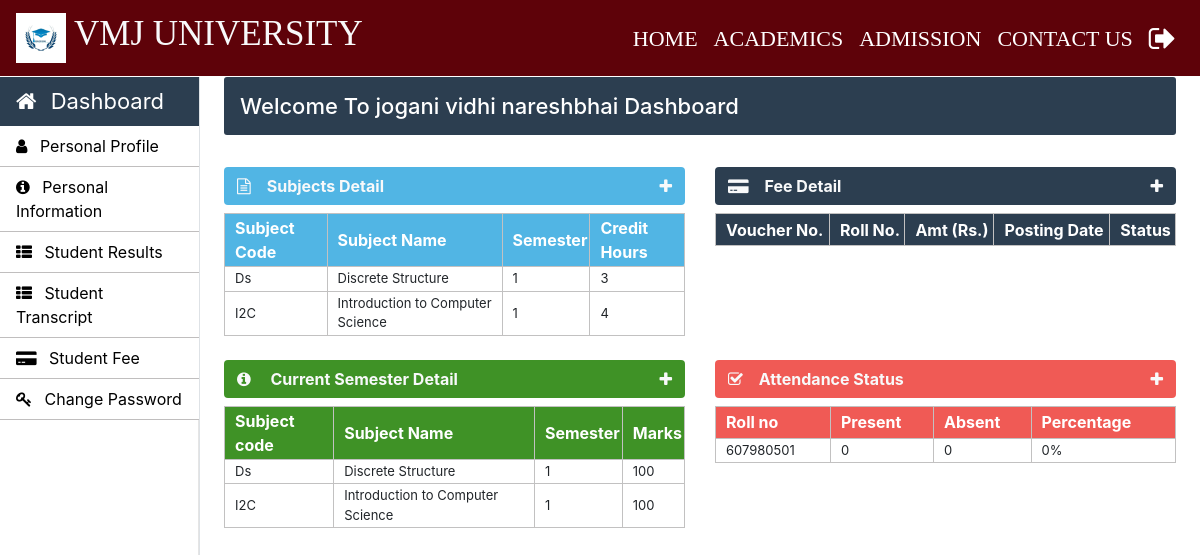
Page /student/student-index.php (signed in) on the earlier database version.
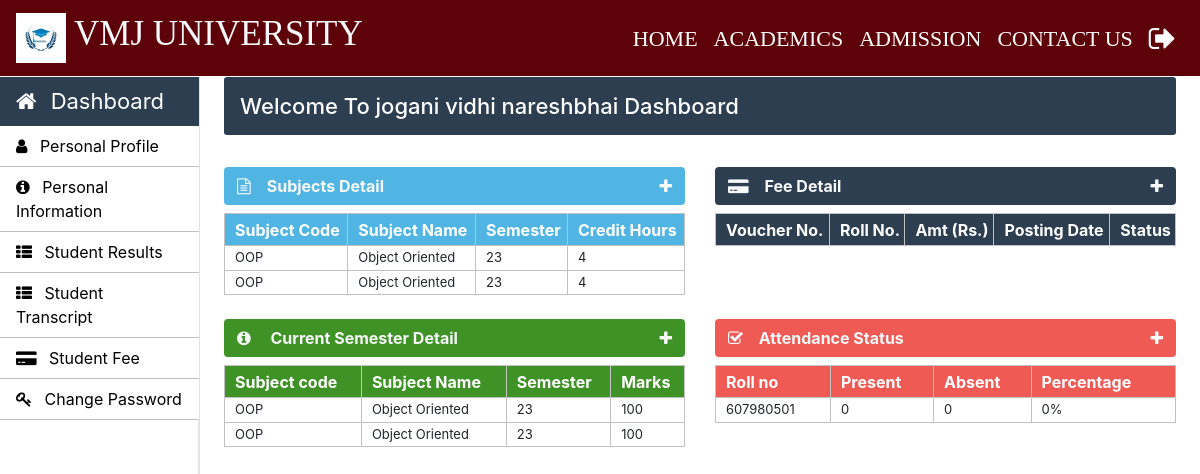
Same page on the later database version.
### tables this page shows
CREATE TABLE IF NOT EXISTS `student_info` (
  `roll_no` int NOT NULL,
  `first_name` varchar(30) NOT NULL,
  `middle_name` varchar(30) NOT NULL,
  `last_name` varchar(30) NOT NULL,
  `father_name` varchar(30) NOT NULL,
  `email` varchar(30) NOT NULL,
  `mobile_no` varchar(11) NOT NULL,
  `course_code` varchar(11) NOT NULL,
  `session` varchar(10) NOT NULL,
  `profile_image` varchar(100) NOT NULL,
  `prospectus_issued` varchar(10) NOT NULL,
  `prospectus_amount` varchar(10) NOT NULL,
  `form_b` varchar(20) NOT NULL,
  `applicant_status` varchar(20) NOT NULL,
  `application_status` varchar(20) NOT NULL,
  `cnic` varchar(15) NOT NULL,
  `dob` varchar(10) NOT NULL,
  `other_phone` varchar(11) NOT NULL,
  `gender` varchar(10) NOT NULL,
  `permanent_address` varchar(150) NOT NULL,
  `current_address` varchar(150) NOT NULL,
  `place_of_birth` varchar(150) NOT NULL,
  `matric_complition_date` varchar(10) NOT NULL,
  `matric_awarded_date` varchar(10) NOT NULL,
  `matric_certificate` varchar(100) NOT NULL,
  `fa_complition_date` varchar(10) NOT NULL,
  `fa_awarded_date` varchar(10) NOT NULL,
  `fa_certificate` varchar(100) NOT NULL,
  `ba_complition_date` varchar(10) NOT NULL,
  `ba_awarded_date` varchar(10) NOT NULL,
  `ba_certificate` varchar(100) NOT NULL,
  `semester` int NOT NULL,
  `total_marks` int NOT NULL,
  `obtain_marks` int NOT NULL,
  `state` varchar(20) NOT NULL,
  `admission_date` timestamp NOT NULL DEFAULT CURRENT_TIMESTAMP ON UPDATE CURRENT_TIMESTAMP,
  PRIMARY KEY (`roll_no`)
);

CREATE TABLE IF NOT EXISTS `student_courses` (
  `student_course_id` int NOT NULL AUTO_INCREMENT,
  `course_code` varchar(10) NOT NULL,
  `semester` int NOT NULL,
  `dept_id` int NOT NULL DEFAULT '1',
  `roll_no` varchar(10) NOT NULL,
  `subject_code` varchar(10) NOT NULL,
  `session` varchar(10) NOT NULL,
  `assign_date` varchar(10) NOT NULL,
  PRIMARY KEY (`student_course_id`),
  KEY `course_code` (`course_code`)
);

CREATE TABLE IF NOT EXISTS `course_subjects` (
  `subject_code` varchar(10) NOT NULL,
  `subject_name` varchar(50) NOT NULL,
  `course_code` varchar(10) NOT NULL,
  `semester` int NOT NULL,
  `dept_id` int DEFAULT NULL,
  `credit_hours` int NOT NULL,
  PRIMARY KEY (`subject_code`)
);

### student/student-index.php (the view, shortened to what the changed rows need)
<!doctype html>
<html lang="en">
	<head>
	</head>
	<body>
		<?php include('../common/common-header.php') ?>
		<main role="main" class="col-xl-10 col-lg-9 col-md-8 ml-sm-auto px-md-4 mb-2 w-100">
			<div class="sub-main">
				<div class="text-center d-flex flex-wrap flex-md-nowrap pt-3 pb-2 mb-3 text-white admin-dashboard pl-3">
					<h4 class="">Welcome To <?php $roll_no=$_SESSION['LoginStudent'];
					$query="select * from student_info where roll_no='$roll_no'";
					$run=mysqli_query($con,$query);
					while ($row=mysqli_fetch_array($run)) {
						echo $row['first_name']." ".$row['middle_name']." ".$row['last_name'];
					}
					?> Dashboard </h4> </h4>
				</div>
				<div class="row">
					<div class="col-lg-6 col-md-12 col-sm-12">
						<div>
							<section class="mt-3">
								<div class="collapse show mt-2" id="collapseOne">
									<table class="w-100 table-elements table-two-tr"cellpadding="2">
										<tr class="pt-5 table-two text-white" style="height: 32px;">
											<th>Subject Code</th>
											<th>Subject Name</th>
											<th>Semester</th>
											<th>Credit Hours</th>
										</tr>
										<?php $roll_no=$_SESSION['LoginStudent'];
											$max_semester = "select max(semester) as semester from student_courses where roll_no = '$roll_no'";
											$max_run = mysqli_query($con, $max_semester);
											$row = mysqli_fetch_array($max_run);
											$semester = $row['semester'];
											$query="select sc.subject_code,cs.subject_name,sc.semester,cs.credit_hours, sc.roll_no, sc.semester from student_courses sc inner join course_subjects cs on sc.subject_code=cs.subject_code where sc.roll_no='$roll_no' and sc.semester = '$semester'";
											$run=mysqli_query($con,$query);
											while ($row=mysqli_fetch_array($run)) { ?>
										<tr>
											<td><?php echo $row['subject_code'] ?></td>
											<td><?php echo $row['subject_name'] ?></td>
											<td><?php echo $row['semester'] ?></td>
											<td><?php echo $row['credit_hours'] ?></td>
										</tr>
										<?php } ?>
									</table>
								</div>
							</section>
						</div>
					</div>
					<div class="col-lg-6 col-md-12 col-md-6 col-sm-12">
						<div>
							<section class="mt-3">
								<div class="collapse show mt-2" id="collapsetwo">
									<table class="w-100 table-elements table-three-tr"cellpadding="2">
										<tr class="pt-5 table-three text-white" style="height: 32px;">
											<th>Voucher No.</th>
											<th>Roll No.</th>
											<th>Amt (Rs.)</th>
											<th>Posting Date</th>
											<th>Status</th>
										</tr>
									</table>
								</div>
							</section>
						</div>
					</div>
				</div>
				<div class="row">
					<div class="col-lg-6 col-md-12 col-sm-12">
						<div>
							<section class="mt-4">
								<div class="collapse show mt-2" id="collapsethree">
									<table class="w-100 table-elements table-five-tr"cellpadding="2">
										<tr class="pt-5 table-five text-white" style="height: 32px;">
											<th>Subject code</th>
											<th>Subject Name</th>
											<th>Semester</th>
											<th>Marks</th>
										</tr>
										<?php
											$roll_no=$_SESSION['LoginStudent'];
											$max_semester = "select max(semester) as semester from student_courses where roll_no = '$roll_no'";
											$max_run = mysqli_query($con, $max_semester);
											$row = mysqli_fetch_array($max_run);
											$semester = $row['semester'];
											$query="select * from student_courses inner join course_subjects on student_courses.subject_code=course_subjects.subject_code where student_courses.roll_no='$roll_no' and student_courses.semester = '$semester'";
											$run=mysqli_query($con,$query);
											while ($row=mysqli_fetch_array($run)) { ?>
											<tr>
												<td><?php echo $row['subject_code'] ?></td>
												<td><?php echo $row['subject_name'] ?></td>
												<td><?php echo $row['semester'] ?></td>
												<td>100</td>
											</tr>
											<?php }
										?>
									</table>
								</div>
							</section>
						</div>
					</div>
					<div class="col-lg-6 col-md-12 col-sm-12">
						<div>
							<section class="mt-4">
								<div class="collapse show mt-2" id="collapsefour">
									<table class="w-100 table-elements table-one-tr"cellpadding="2">
										<tr class="pt-5 table-one text-white" style="height: 32px;">
											<th>Roll no</th>
											<th>Present</th>
											<th>Absent</th>
											<th>Percentage</th>
										</tr>
										<?php
											$roll_no=$_SESSION['LoginStudent'];
											$query="select count(attendance_id) as attendance_id,sum(attendance) as attendance,student_id from student_attendance where student_id='$roll_no'";
											$run=mysqli_query($con,$query);
											while ($row1=mysqli_fetch_array($run)) { ?>
											<tr>
												<td><?php echo $_SESSION['LoginStudent'] ?></td>
												<td><?php echo $row1['attendance'] ? $row1['attendance'] : "0" ?></td>
												<td><?php echo $row1['attendance_id']-$row1['attendance']?></td>
												<?php $attendace =  $row1['attendance_id'] > 0 ? round(($row1['attendance']*100)/$row1['attendance_id'])."%" : "0%" ?>
												<td> <?php echo $attendace ?> </td>
											</tr>
											<?php
											}
										?>
									</table>
								</div>
							</section>
						</div>
					</div>
				</div>
			</div>
		</main>
	</body>
</html>

Differences in the rows shown:
no longer on this page (row unchanged): student_courses: course_subjects.subject_code "Ds", course_subjects.subject_name "Discrete Structure", course_subjects.semester "1"
no longer on this page (row unchanged): student_courses: course_subjects.subject_code "I2C", course_subjects.subject_name "Introduction to Computer Science", course_subjects.semester "1"
added student_courses: course_subjects.subject_code "OOP", course_subjects.subject_name "Object Oriented", course_subjects.semester "23"
added student_courses: course_subjects.subject_code "OOP", course_subjects.subject_name "Object Oriented", course_subjects.semester "23"
Other differences:
new list line: "OOP Object Oriented 23 4"
list line gone: "Ds Discrete Structure 1 3"
list line gone: "I2C Introduction to Computer Science 1 4"
